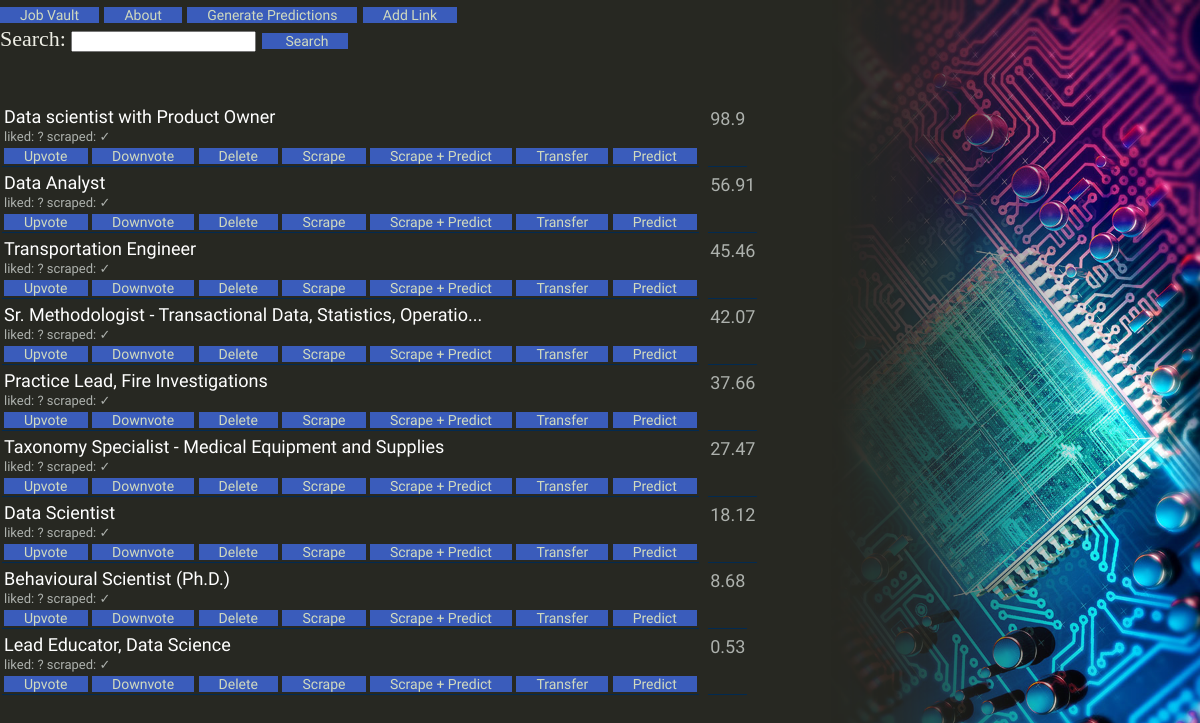
Page /newjobpage on the committed database.
### tables this page shows
CREATE TABLE "new_jobs" (
"index" INTEGER,
  "content" TEXT,
  "like" REAL,
  "link" TEXT,
  "predict" REAL,
  "scraped" REAL,
  "title" TEXT
);

### app.py (the view)
@app.route('/newjobpage')
def new_job_page():
    con = sqlite3.connect('jobs.db')
    table = pd.read_sql('''
        SELECT
        *
        FROM new_jobs
        ORDER BY predict DESC
        ''', con).to_dict()
    return flask.render_template('newjobpage.html', **table)

### templates/newjobpage.html (shortened to what this page needs)
<!DOCTYPE html>
<html>
    <head>
        <link rel="stylesheet" href="./static/css/main.css" type="text/css" />
    </head>
    <body>
    <button onclick="window.location.href = '/';">Job Vault</button>
    <button onclick="window.location.href = '/about';">About</button>
    <form action = "/generate_predictions" method="POST">
    <button type="submit" name='Submit'>Generate Predictions</button>
    </form>
    <button class="open-button" onclick="openForm()">Add Link</button>
<br>
    <form action = "/refresh_new_jobs" method="POST">
    <label for="search_string">Search:</label>
    <input type="text" name="search_string">
    <button type="submit" name='Submit'>&nbsp;Search</button>
    </form>
<br><br><br>
    {% for item in title.values() %}
<table>
        <tr><td>
                <a name="{{ link[loop.index0] }}" href="{{ link[loop.index0] }}" target="_blank">{{ item }}</a>
                <br>
                <font size="2">
                liked:
                {%if like[loop.index0] == 9 %}
                ?
                {%endif%}
                scraped:
                {%if  scraped[loop.index0] == 1 %}
                ✓
                {% else %}
                ✖
                {%endif%}
                </font>
                <br>
    <form action = "/upvote_new" method="POST">
    <button type="submit" name='upvote' value={{ link[loop.index0] }} >Upvote</button>
    </form>
    <form action = "/downvote_new" method="POST">
    <button type="submit" name='downvote' value={{ link[loop.index0] }} >Downvote</button>
    </form>
    <form action = "/remove_link_new" method="POST">
    <button type="submit" name='link' value={{ link[loop.index0]}} >Delete</button>
    </form>
    <form action = "/scrape_single_new" method="POST">
    <button type="submit" name='link' value={{ link[loop.index0]}} >Scrape</button>
    </form>
    <form action = "/scrape_predict_single_job" method="POST">
    <button type="submit" name='link' value={{ link[loop.index0]}} >Scrape + Predict</button>
    </form>
    <form action = "/transfer" method="POST">
    <button type="submit" name='link' value={{ link[loop.index0]}} >Transfer</button>
    </form>
    {%if  scraped[loop.index0] ==  1 %}
    <form action = "/predict_single_job" method="POST">
    <button type="submit" name='link' value={{ link[loop.index0]}} >Predict</button>
    </form>
    {%endif%}
</td></tr>
</table>
<table>
    <td>
        {%if  predict[loop.index0] !=  None and predict[loop.index0] != 0 %}
        {{predict[loop.index0]}}
        {%endif%}
        <br>
        <br>
        <br>
</td>
</table>
<br>
{% endfor %}
</body>
</html>

### static/css/main.css (style rules this page uses)
html { height: 100%; overflow: hidden; }
body { margin:0; padding:0; -webkit-perspective: 1px; perspective: 1px; -webkit-transform-style: preserve-3d; transform-style: preserve-3d; height: 100%; overflow-y: scroll; overflow-x: hidden; background-color:#272822; font: 22px 'Crimson Text', serif; background: #272822; color: #EEEEE5; }
a { color: rgb(255, 255, 255); text-decoration: none; }
table, td, th { border: 0px solid black; text-align: left; }
table { text-align: left; color: #adb1ad; }
td { text-align: left; min-width:2em; border: 0px; font-family: 'Peddana', monospace; font-size:18px; border-bottom: 1px solid #022a50; padding-left: 15px; padding:2px; line-height: 18px; }
form, table { display:inline; margin:0px; padding:0px; }
button { background-color: rgb(58, 92, 187); border: none; color: rgb(209, 218, 191); padding: 2px 20px; text-align: left; text-decoration: none; font-size: 14px; font-family: 'Peddana', monospace; line-height: 12px; }
body { background-image: url('./background.png'); background-repeat: no-repeat; background-position: right top; background-size: contain; }
* { box-sizing: border-box; }
.open-button { cursor: pointer; }

### rows in the picture
new_jobs: title "Data scientist with Product Owner", predict "98.9"
new_jobs: title "Data Analyst", predict "56.91"
new_jobs: title "Transportation Engineer", predict "45.46"
new_jobs: title "Sr. Methodologist - Transactional Data, Statistics, Operatio...", predict "42.07"
new_jobs: title "Practice Lead, Fire Investigations", predict "37.66"
new_jobs: title "Taxonomy Specialist - Medical Equipment and Supplies", predict "27.47"
new_jobs: title "Data Scientist", predict "18.12"
new_jobs: title "Behavioural Scientist (Ph.D.)", predict "8.68"
new_jobs: title "Lead Educator, Data Science", predict "0.53"
